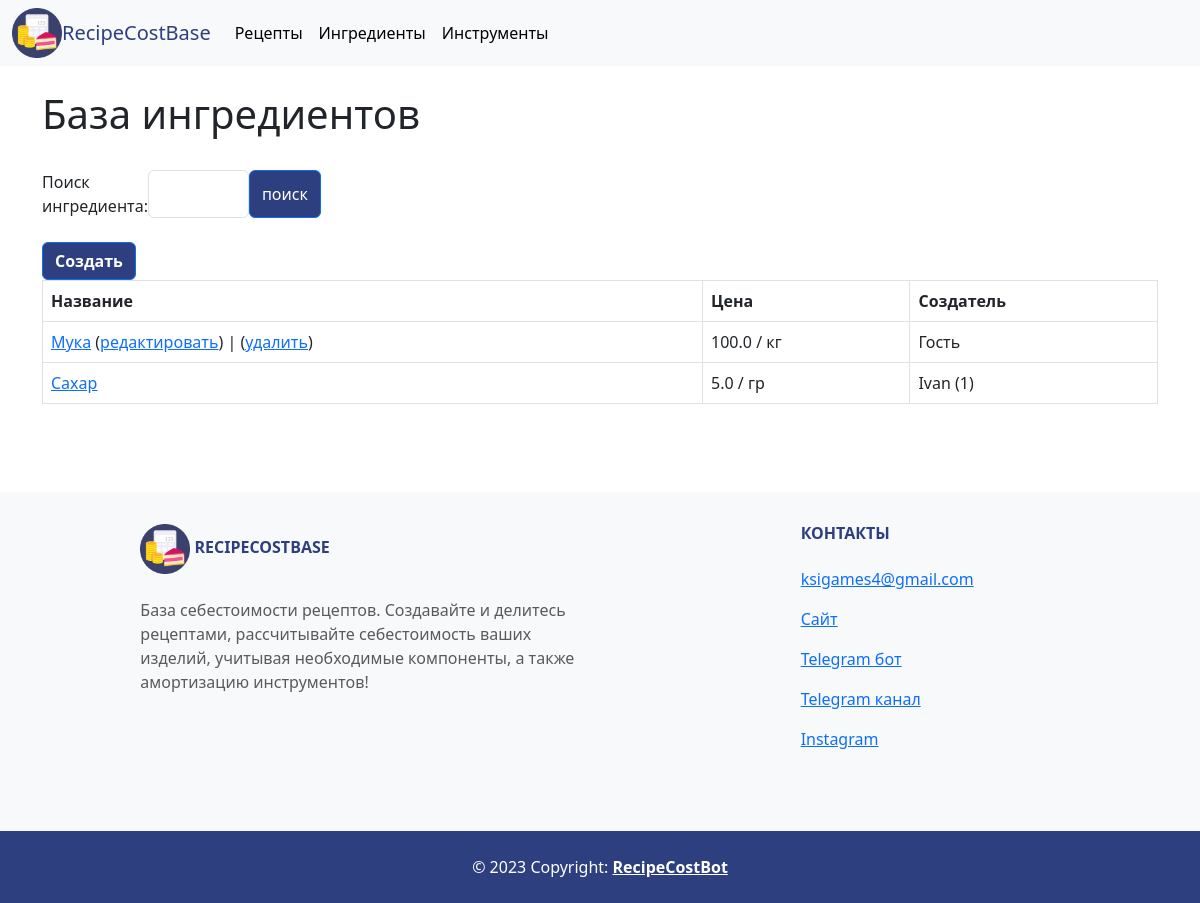
Before: /core/components/ with the older database file.
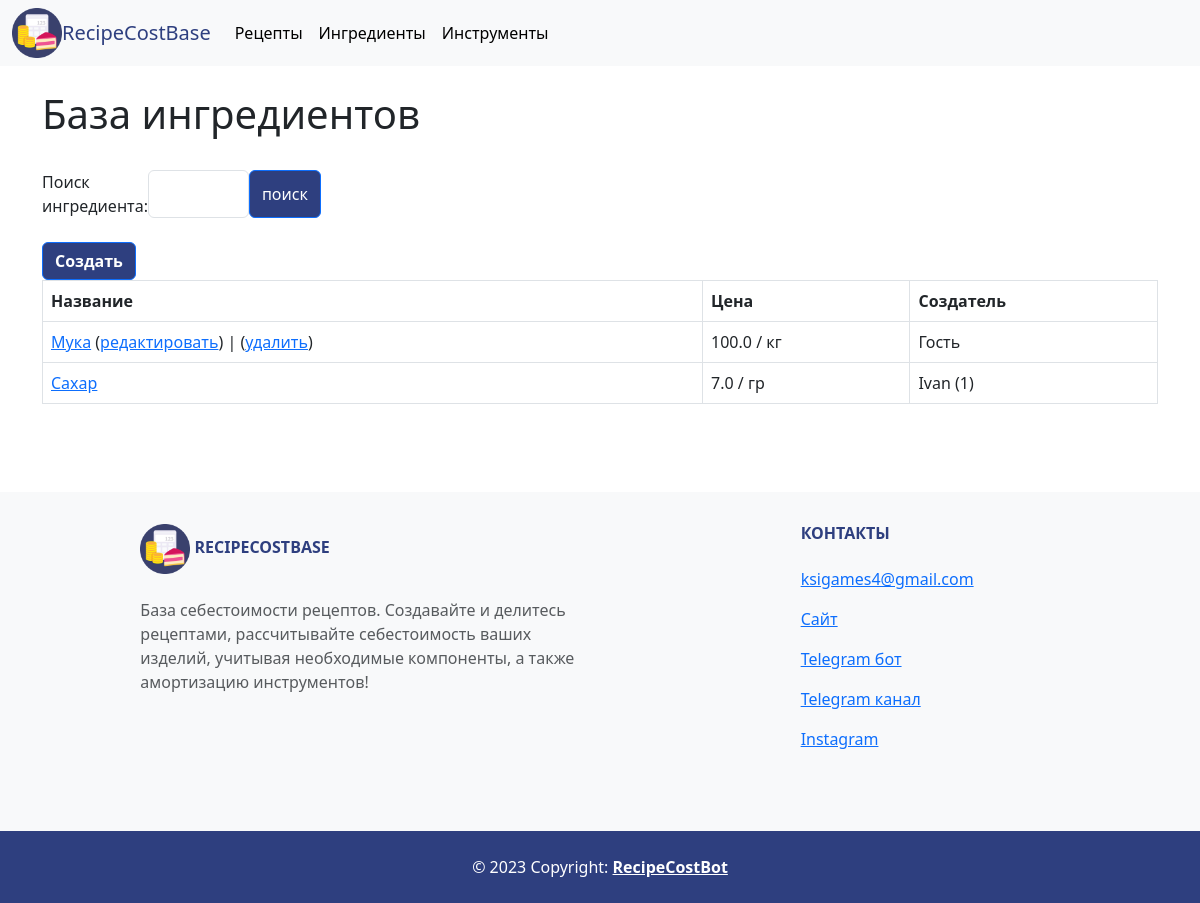
After: the same page with the newer database file.
### core/models.py (models this page shows)
class Component(models.Model):
    name = models.CharField('Название', max_length=255)
    owner = models.ForeignKey(User, on_delete=models.CASCADE, null=True)
    count = models.FloatField('Количество', null=True, blank=True)
    unit = models.CharField('Единица измрения', max_length=50, null=True)
    price = models.FloatField('Цена', null=True)
    cost = models.FloatField('Стоимость', null=True, blank=True)
    parent = models.BooleanField(default=True)
    parent_id = models.IntegerField(null=True, blank=True, default=0)
    class Meta:
        verbose_name = 'Ингредиент'
        verbose_name_plural = 'Ингредиенты'
        ordering = ('name', 'price', 'owner',)

class User(models.Model):
    name = models.CharField('Имя', max_length=255)
    dc = models.DateTimeField(auto_now_add=True)
    class Meta:
        verbose_name = 'Пользователь'
        verbose_name_plural = 'Пользователи'
        ordering = ('name', )

### core/views.py (the view)
# urls.py: path('components/', views.ComponentsList.as_view(), name='components'),
class ComponentsList(TitleMixin, ListView):
    model = models.Component
    template_name = 'core/components_list.html'
    context_object_name = 'components'
    title = 'База ингредиентов'
    def get_queryset(self) -> list:
        name = self.request.GET.get('name',)
        parent_components = list(filter(lambda x: x.parent, models.Component.objects.all()))
        qs = parent_components
        print(qs)
        if name:
            return qs.filter(name__icontains=name)
        return qs
    def get_context_data(self, **kwargs) -> dict:
        context = super().get_context_data(**kwargs)
        context['search_form'] = forms.ComponentSearch(self.request.GET or None)
        context['request'] = self.request.GET.get('name')
        return context

### core/forms.py
class ComponentSearch(forms.Form):
    name = forms.CharField(label='Поиск ингредиента', required=False,
                           widget=forms.TextInput(attrs={'class': 'form-control'}))

### core/views.py (called while the page is built)
    def get_title(self) -> str:
        return self.title

    def get_context_data(self, **kwargs) -> dict:
        context = super().get_context_data(**kwargs)
        context['title'] = self.get_title()
        return context

### core/templates/core/components_list.html
{% extends "core/base.html" %}
{% block content %}
    <div class="container">
        <h1>{{ title }}</h1>
        <br>
        {% if search_form %}
          <form class="d-flex" method="GET" style='width: 25%'>
            {{ search_form }}
            <button class="btn btn-primary" type="submit" style="background-color: #2e3f7f; color: white;">
              поиск
            </button>
          </form>
        {% endif %}
        <br>
        <a href="{% url 'core:component_create' %}" class="btn btn-primary" style="background-color: #2e3f7f; color: white;">
            <b>Создать</b>
        </a>
        <br>
        {% if components %}
        <table class="table table-bordered">
          <thead>
            <tr style="background-color: #2e3f7f; color: white;">
                <th>Название</th>
                <th>Цена</th>
                <th>Создатель</th>
            </tr>
          </thead>
          <tbody>
          {% for component in components %}
            <tr>
                <td>
                    <a href="{% url 'core:component' component.pk %}">{{ component.name }}</a>
                    {% if user.is_superuser or request.user.id == component.owner.id %}
                    (<a href="{% url 'core:component_update' component.pk %}">редактировать</a>) |
                    (<a href="{% url 'core:component_delete' component.pk %}">удалить</a>)
                    {% endif %}
                </td>
                <td>{{ component.price }} / {{ component.unit }}</td>
                {% if component.owner %}
                <td>{{ component.owner.name }} ({{ component.owner.id }})</td>
                {% else %}
                <td>Гость</td>
                {% endif %}
            </tr>
          {% endfor %}
          </tbody>
        </table>
        {% elif request_name %}
        <p>Ингредиентов по запросу <b>«{{ request_name }}»</b> не найдено.</p>
        {% else %}
        <p>Ингредиентов не найдено.</p>
        {% endif %}
    </div>
{% endblock %}

Changed rows visible on the page:
changed Component "Сахар": price "5.0" → "7.0"
